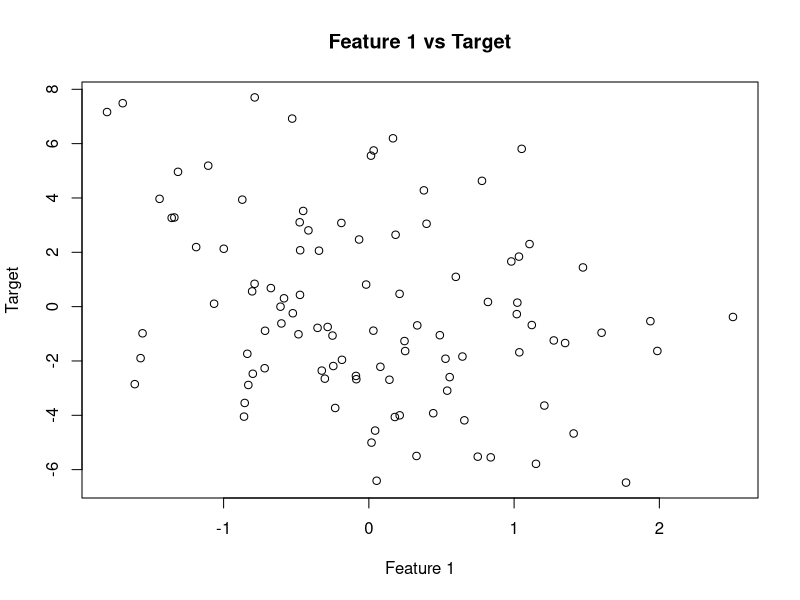
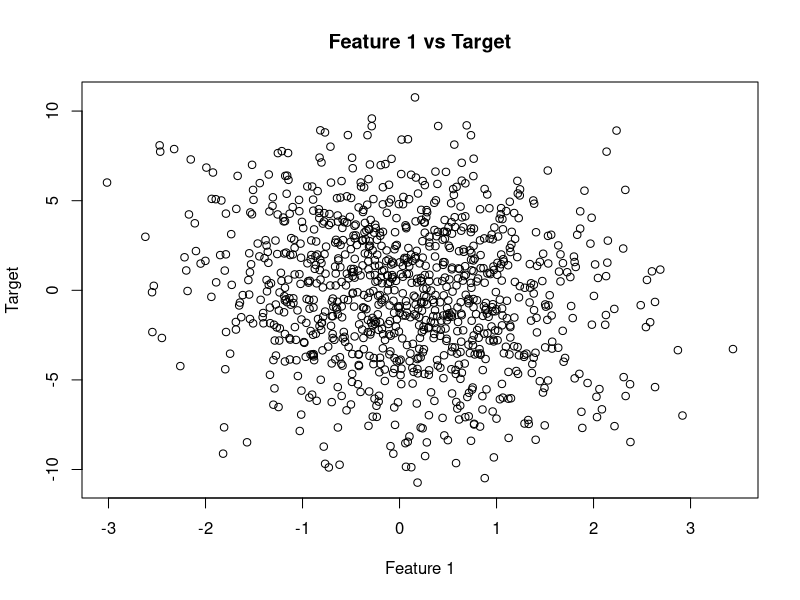
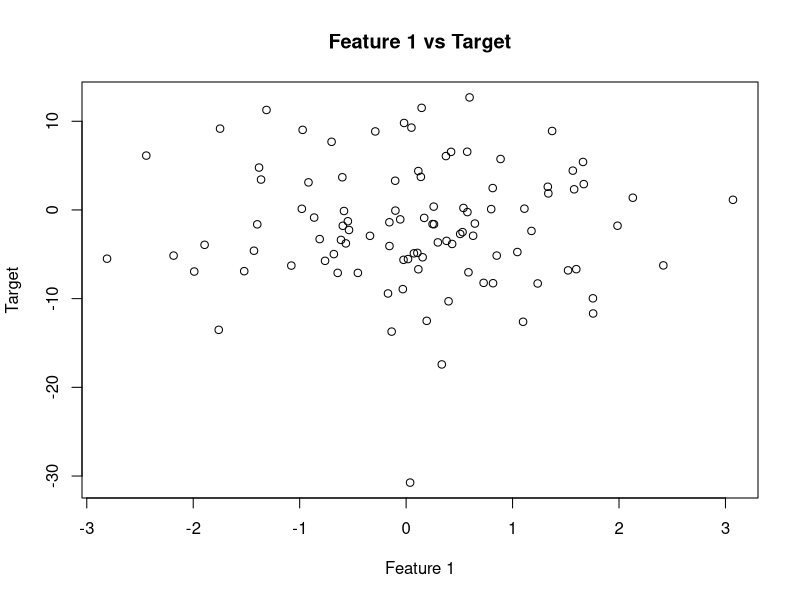
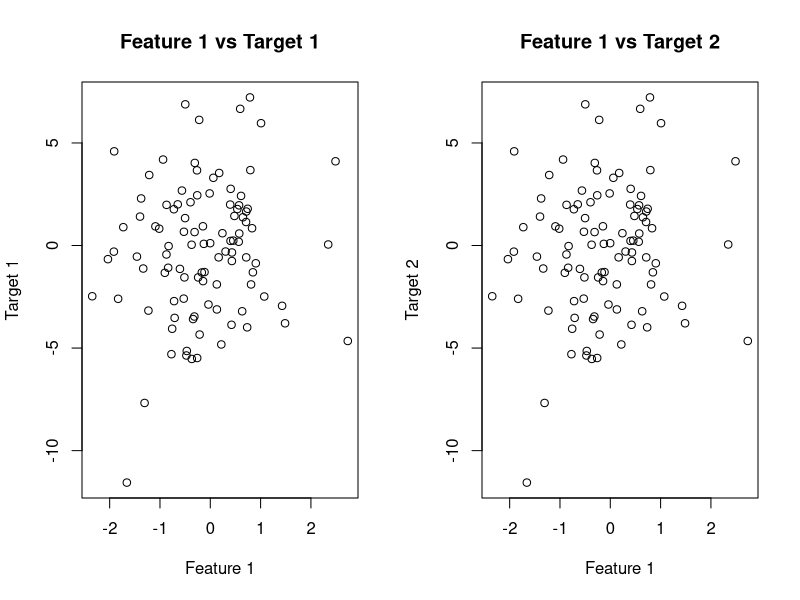
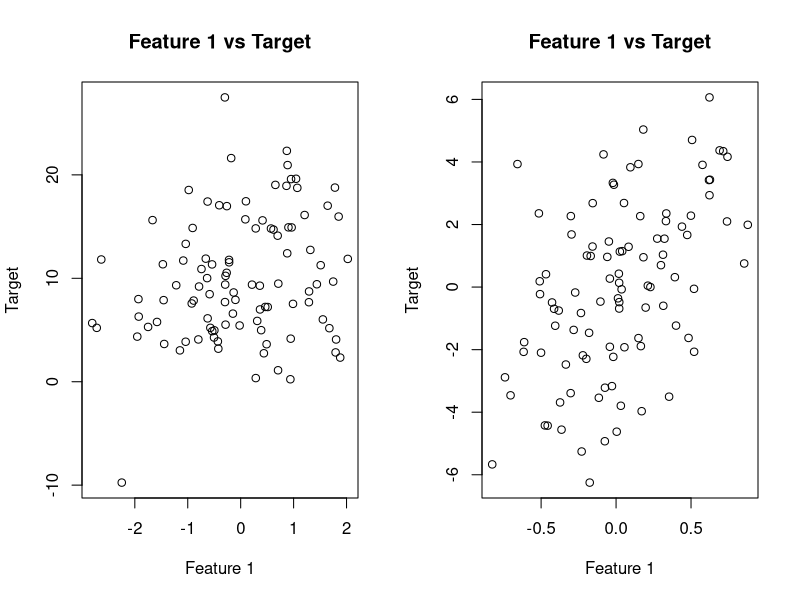
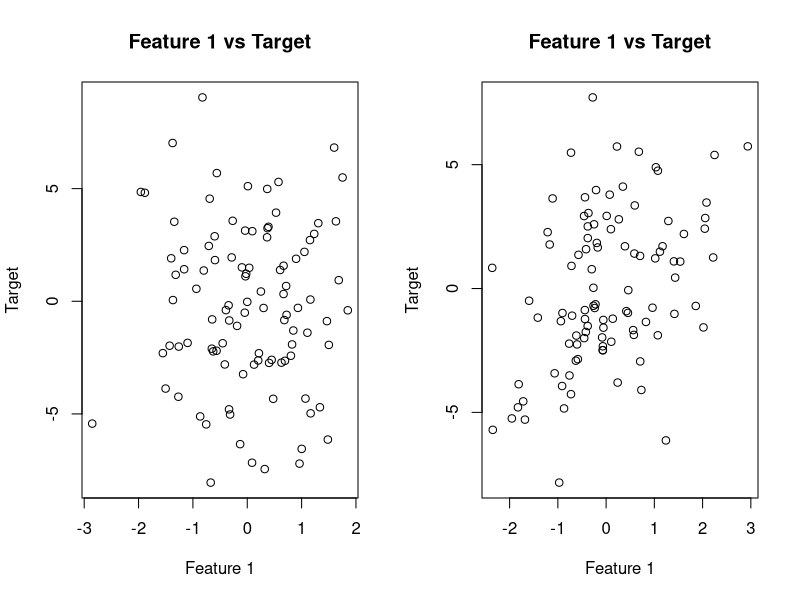
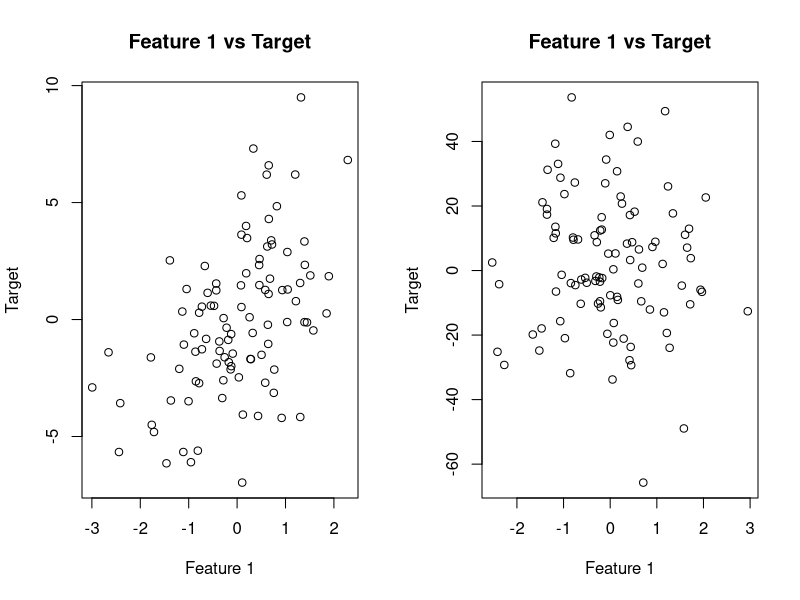

Source code (R) for these figures, in order:

make_regression <- function(n_samples=100, n_features=100, n_informative=10, n_targets=1, 
                            bias=0.0, noise=0.0, shuffle=TRUE, coef=FALSE, random_state=NULL,
                            effective_rank=NULL, tail_strength=0.5, plot = FALSE) {
  if (!is.null(random_state)) {
    set.seed(random_state)
  }
  
  # set the number of informative coefficients
  coefficients <- rnorm(n_informative)
  
  # random data values
  # initial feature matrix (X) with more features than the effective rank
  X <- matrix(rnorm(n_samples * n_features), nrow=n_samples, ncol=n_features)
  
  # implementing effective rank and tail_strength
  if (!is.null(effective_rank) && effective_rank < n_features) {
    # decompose a matrix X into its singular vectors and singular values
    svd_result <- svd(X)
    U <- svd_result$u
    Sigma <- svd_result$d
    V <- svd_result$v
    
    # for matrix X to have an effective_rank of k, keep the top k singular values and set the rest to zero. 
    # Reduces the rank of the matrix, simulating a situation where only a subset of features provides most information.
    k <- effective_rank
    Sigma_adjusted <- c(Sigma[1:k], rep(0, length(Sigma) - k))
    
    #  linearly reducing the magnitude of each successive singular value from the largest to the kth value
    # adjust each of the top k singular values by a factor that decreases linearly
    
    decay_factor <- seq(from = 1, to = tail_strength, length.out = k)
    Sigma_adjusted[1:k] <- Sigma_adjusted[1:k] * decay_factor
    
    # reconstructing the matrix
    X_adjusted <- U %*% diag(Sigma_adjusted) %*% t(V)
    X <- X_adjusted
  }
  
  
  # target data. Y = intercept + coeff * X + error
  informative_X <- X[, seq(n_informative)]
  if (n_targets == 1) {
    Y <- matrix(nrow=n_samples, ncol=1)
  } else {
    Y <- matrix(nrow=n_samples, ncol=n_targets)
  }
  
  for (target in 1:n_targets) {
    Y[, target] <- bias + informative_X %*% coefficients + rnorm(n_samples, sd=noise)
  }
  
  # multi-output check
  if (n_targets > 1) {
    Y <- matrix(Y, ncol=n_targets)
  }
  
  # shuffle if requested
  if (shuffle) {
    indices <- sample(n_samples)
    X <- X[indices, ]
    Y <- Y[indices, ]
  }
  
  result <- if (coef) {
    list("X"=X, "Y"=Y, "coefficients"=coefficients)
  } else {
    list("X"=X, "Y"=Y)
  }
  
  if (plot) {
    if (n_targets == 1) {
      plot(X[,1], Y, main="Feature 1 vs Target", xlab="Feature 1", ylab="Target")
    } else {
      par(mfrow=c(1, n_targets))
      for (i in 1:n_targets) {
        plot(X[,1], Y[,i], main=paste("Feature 1 vs Target", i), xlab="Feature 1", ylab=paste("Target", i))
      }
    }
  }
  
  return(result)
  
}


# Testing

# Test Case 1: Default Parameters
make_regression(plot=TRUE)

# Test Case 2: Increased Sample Size
make_regression(n_samples=1000, plot=TRUE)

# Test Case 3: More Features
make_regression(n_features=200, n_informative=50, plot=TRUE)

# Test Case 4: Multi-Output Regression
make_regression(n_targets=2, plot=TRUE)

# Test Case 5: Adding Bias and Noise
make_regression(bias=10, noise=5, plot=TRUE)

# Test Case 6: Effective rank and tail strength
make_regression(n_features=50, effective_rank=10, tail_strength=0.2, plot=TRUE)

# Test Case 7: No shuffling
make_regression(shuffle=FALSE, plot=TRUE)

# Test Case 8: Checking to see if it's returning coefficients
make_regression(coef=TRUE, plot=TRUE)

# Test Case 9: Specifying Random State
make_regression(random_state=42, plot=TRUE)

# Test Case 10: High Noise Level
make_regression(noise=20, plot=TRUE)

library(car)

# Test Case 11: High effective rank with moderate tail strength
library(car)

data <- make_regression(n_samples=100, n_features=20, effective_rank=20, tail_strength=0.5)

df <- as.data.frame(data$X)
df$Y <- data$Y

model <- lm(Y ~ ., data=df)

vif_result <- vif(model)
print(vif_result)

# Expectation: low multicollinearity among features









# Double check:
# Test Case 12: Low effective rank with moderate tail strength
data <- make_regression(n_samples=100, n_features=20, effective_rank=50, tail_strength=0.5)
# Expectation: high multicollinearity

df <- as.data.frame(data$X)
df$Y <- data$Y

model <- lm(Y ~ ., data=df)

# getting alias errors




